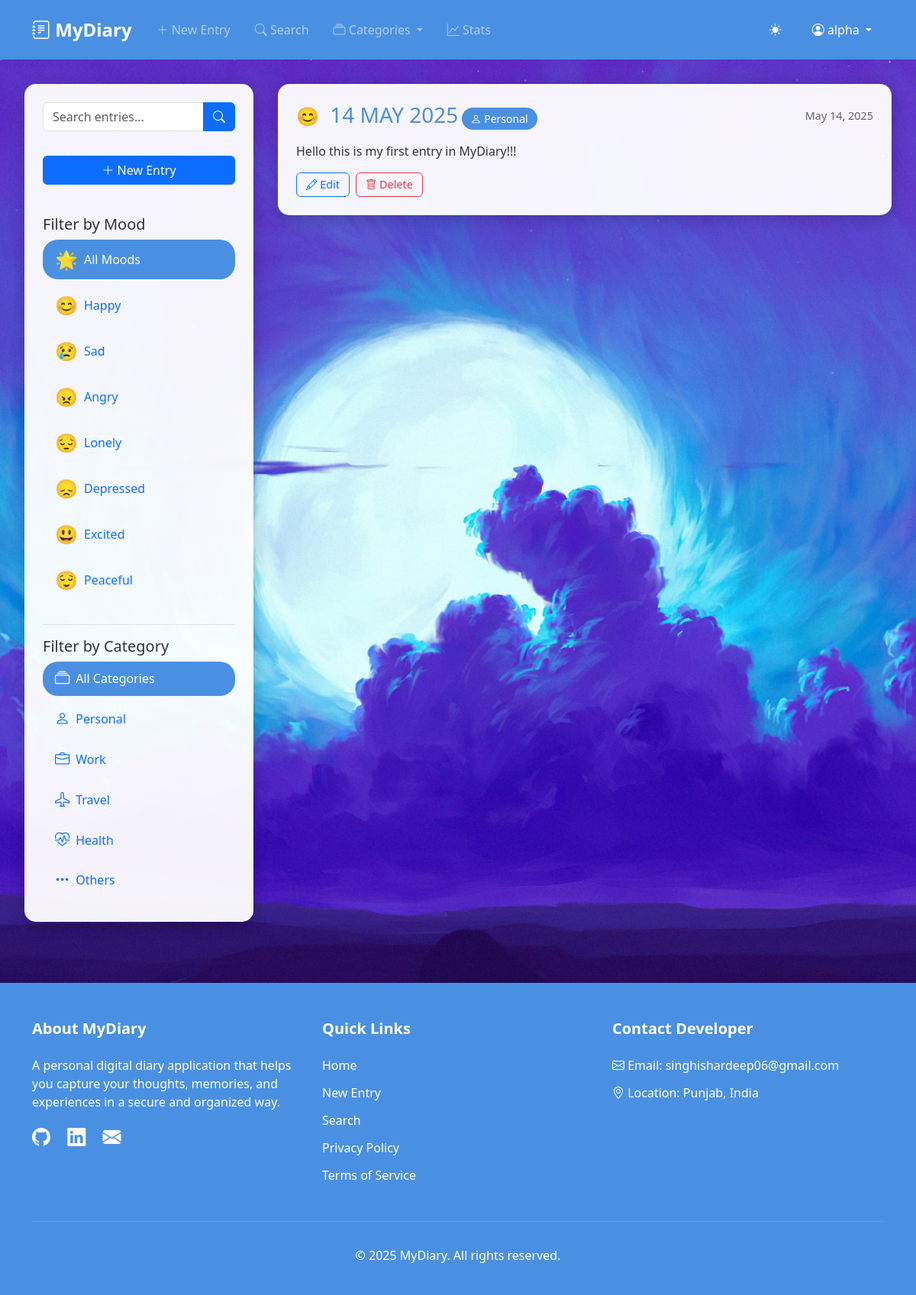
Page / (signed in) on the earlier database version.
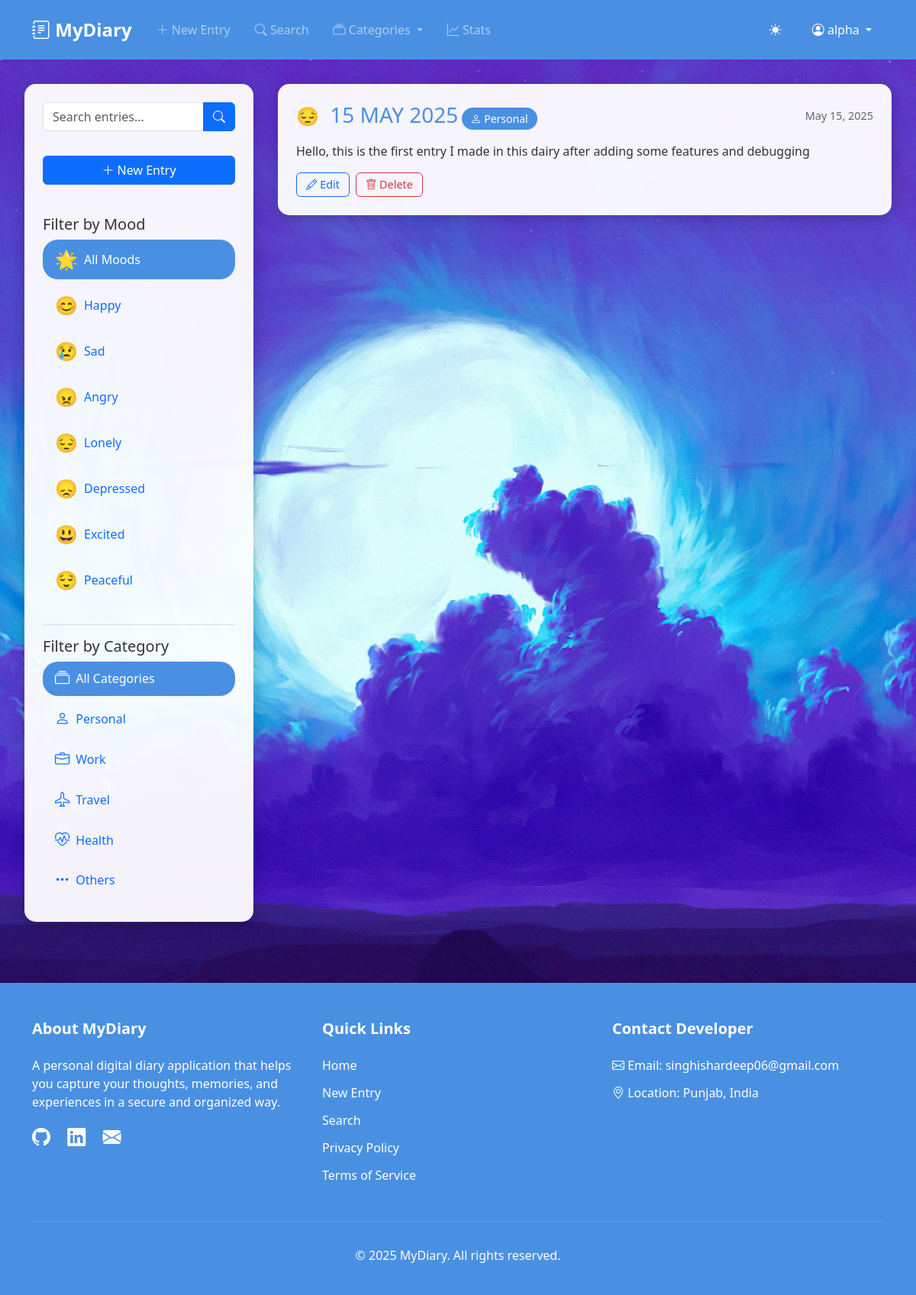
Same page on the later database version.
### CoreApp/models.py (models this page shows, shortened)
class DiaryEntry(models.Model):
    MOOD_CHOICES = [
        ('happy', 'Happy'),
        ('sad', 'Sad'),
        ('angry', 'Angry'),
        ('lonely', 'Lonely'),
        ('depressed', 'Depressed'),
        ('excited', 'Excited'),
        ('peaceful', 'Peaceful'),
    ]
    CATEGORY_CHOICES = [
        ('personal', 'Personal'),
        ('work', 'Work'),
        ('travel', 'Travel'),
        ('health', 'Health'),
        ('others', 'Others'),
    ]
    FONT_CHOICES = [
        ('Arial', 'Arial'),
        ('Times New Roman', 'Times New Roman'),
        ('Courier New', 'Courier New'),
        ('Georgia', 'Georgia'),
        ('Verdana', 'Verdana'),
    ]
    FONT_SIZE_CHOICES = [
        ('12', '12px'),
        ('14', '14px'),
        ('16', '16px'),
        ('18', '18px'),
        ('20', '20px'),
        ('24', '24px'),
    ]
    user = models.ForeignKey(User, on_delete=models.CASCADE)
    title = models.CharField(max_length=200)
    content = models.TextField()
    mood = models.CharField(max_length=20, choices=MOOD_CHOICES)
    category = models.CharField(max_length=20, choices=CATEGORY_CHOICES, default='personal')
    created_at = models.DateTimeField(auto_now_add=True)
    updated_at = models.DateTimeField(auto_now=True)
    font_style = models.CharField(max_length=50, choices=FONT_CHOICES, default='Arial')
    font_size = models.CharField(max_length=3, choices=FONT_SIZE_CHOICES, default='16')
    text_color = models.CharField(max_length=7, default='#000000')  # Hex color code
    is_bold = models.BooleanField(null=True, default=False)
    is_italic = models.BooleanField(null=True, default=False)
    is_underline = models.BooleanField(null=True, default=False)
    is_strikethrough = models.BooleanField(null=True, default=False)
    images = models.ManyToManyField(DiaryImage, blank=True)
    class Meta:
        ordering = ['-created_at']
        verbose_name_plural = 'Diary Entries'

### CoreApp/views.py (the view)
# urls.py: path('', views.home, name='home'),
@login_required
def home(request):
    mood_filter = request.GET.get('mood', '')
    category_filter = request.GET.get('category', '')
    entries = DiaryEntry.objects.filter(user=request.user)
    if mood_filter:
        entries = entries.filter(mood=mood_filter)
    if category_filter and category_filter != 'all':
        entries = entries.filter(category=category_filter)
    entries = entries.prefetch_related('images').order_by('-created_at')
    context = {
        'entries': entries,
        'moods': DiaryEntry.MOOD_CHOICES,
        'categories': DiaryEntry.CATEGORY_CHOICES,
        'current_mood': mood_filter,
        'current_category': category_filter
    }
    return render(request, 'home.html', context)

### templates/home.html (shortened to what the changed rows need)
{% extends "base.html" %}
{% block content %}
<div class="diary-container">
    <main class="main-content">
        {% if entries %}
            {% for entry in entries %}
            <article class="entry-card">
                <div class="entry-header">
                    <div>
                        <span class="mood-indicator mood-{{ entry.mood }}">
                            {% if entry.mood == 'happy' %}😊
                            {% elif entry.mood == 'sad' %}😢
                            {% elif entry.mood == 'angry' %}😠
                            {% elif entry.mood == 'lonely' %}😔
                            {% elif entry.mood == 'depressed' %}😞
                            {% elif entry.mood == 'excited' %}😃
                            {% elif entry.mood == 'peaceful' %}😌
                            {% endif %}
                        </span>
                        <h3 class="entry-title d-inline">{{ entry.title }}</h3>
                        <span class="category-badge">
                            <i class="bi {% if entry.category == 'personal' %}bi-person
                                       {% elif entry.category == 'work' %}bi-briefcase
                                       {% elif entry.category == 'travel' %}bi-airplane
                                       {% elif entry.category == 'health' %}bi-heart-pulse
                                       {% else %}bi-three-dots{% endif %}"></i>
                            {{ entry.get_category_display }}
                        </span>
                    </div>
                    <span class="entry-date">{{ entry.created_at|date:"F j, Y" }}</span>
                </div>
                <div class="entry-content">
                    {{ entry.content|linebreaks }}
                </div>
                <div class="entry-actions">
                    <a href="{% url 'edit_entry' entry.pk %}" class="btn btn-outline-primary btn-action">
                        <i class="bi bi-pencil"></i> Edit
                    </a>
                    <form action="{% url 'delete_entry' entry.pk %}" method="POST" class="d-inline">
                        <button type="submit" class="btn btn-outline-danger btn-action" onclick="return confirm('Are you sure you want to delete this entry?')">
                            <i class="bi bi-trash"></i> Delete
                        </button>
                    </form>
                </div>
            </article>
            {% endfor %}
        {% endif %}
    </main>
</div>
{% endblock %}

Differences in the rows shown:
changed DiaryEntry "Personal": title "14 MAY 2025" → "15 MAY 2025"; created_at "May 14, 2025" → "May 15, 2025"; content "Hello this is my first entry in MyDiary!!!" → "Hello, this is the first entry I made in this dairy after adding some features and debugging"; mood "😊" → "😔"
